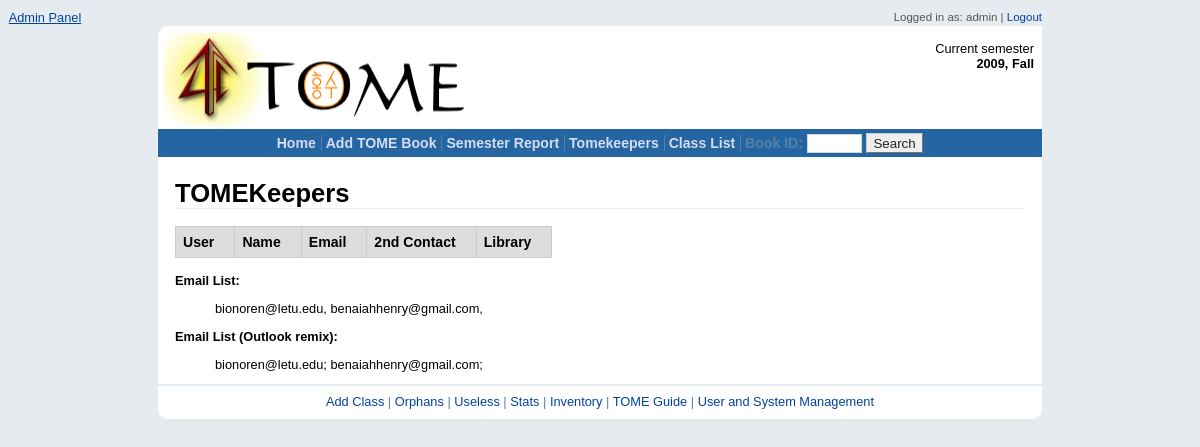
The page /tomekeepers.php (signed in) on the database as committed earlier.
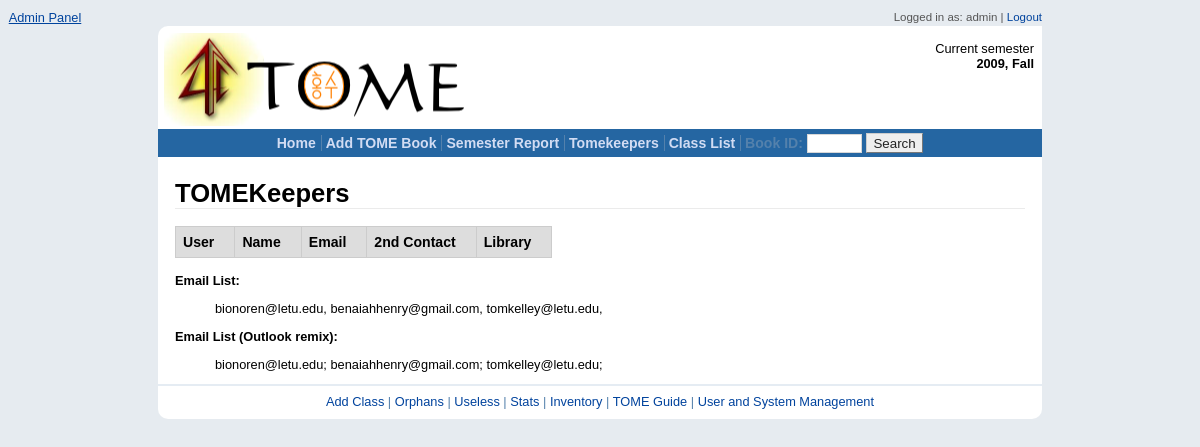
The same page on the database as committed later.
### tables this page shows
CREATE TABLE IF NOT EXISTS `users` (
  `ID` int(11) NOT NULL AUTO_INCREMENT,
  `username` varchar(20) NOT NULL,
  `password` varchar(128) NOT NULL,
  `password_salt` varchar(64) NOT NULL,
  `permissions` tinyint(1) NOT NULL DEFAULT '3',
  `active` tinyint(1) NOT NULL DEFAULT '0',
  `name` varchar(50) NOT NULL,
  `email` varchar(50) NOT NULL,
  `notifications` tinyint(1) NOT NULL,
  `libraryID` int(11) NOT NULL,
  `secondContact` varchar(50) NOT NULL,
  `semester` float unsigned NOT NULL,
  `firstLogin` tinyint(1) NOT NULL DEFAULT '0',
  PRIMARY KEY (`ID`),
  UNIQUE KEY `username` (`username`),
  KEY `name` (`name`,`email`,`libraryID`)
);

### OpenSiteAdmin/scripts/classes/DatabaseManager.php (called while the page is built, shortened)
<?php
    class DatabaseManager {
        protected static $dbObj;
		protected $SQL;
		protected function __construct($user=DB_USER, $pass=DB_PASS, $db=DB_NAME, $host=DB_ROOT) {
			$this->SQL = mysqli_connect($host, $user, $pass) or die('Could not login: ' . mysqli_connect_error());
			if($db != null) {
				mysqli_select_db($this->SQL, $db) or die('Couldn\'t connect to '.$db.'-'.mysqli_error($this->SQL));
			} else {
				$this->database = null;
			}
        }
		static function checkError($query) {
			$result = mysqli_query(DatabaseManager::getLink(), $query);
            return $result;
		}
        static function fetchArray($result) {
            return mysqli_fetch_row($result);
        }
        static function getLink() {
            if(DatabaseManager::$dbObj == null) {
                DatabaseManager::$dbObj = new DatabaseManager();
            }
			return DatabaseManager::$dbObj->getLinkResource();
        }
        function getLinkResource() {
            return $this->SQL;
        }
	}
?>

### tomekeepers.php (the view, shortened to what this page needs)
<?php
   $path = "./";
   require_once($path."header.php");
?>
<h1>TOMEKeepers</h1>
<table class="sortable">
   <thead>
      <tr>
         <th>
            User
         </th>
         <th>
            Name
         </th>
         <th>
            Email
         </th>
         <th>
            2nd Contact
         </th>
         <th>
            Library
         </th>
      </tr>
    </thead>
</table>
<br />
<strong>Email List:</strong>
   <blockquote>
   <?php
      $querry = "SELECT users.email
                 FROM users
                 WHERE users.active = 1;";
      $resultSet = DatabaseManager::checkError($querry);
      $users = array();
      while($row = DatabaseManager::fetchArray($resultSet))
      {
         if($row[0] == '')
            continue;
         $users[] = $row[0];
         print "$row[0], ";
      }
   ?>
   </blockquote>
<strong>Email List (Outlook remix):</strong>
   <blockquote>
      <?php
         foreach($users as $user)
         {
           print "$user; ";
         }
      ?>
   </blockquote>
<?php require_once($path."footer.php"); ?>

### header.php (shortened to what this page needs)
<?php
    function getSemesterName($semester, $fromDateTime=false) {
        if($fromDateTime) {
            $time = strtotime($semester);
            $year = date("Y", $time);
            $tmp = date("n", $time);
            if($tmp <= 5) {
                $ret = "Spring";
            } elseif($tmp <= 8) {
                $ret = "Summer";
            } else {
                $ret = "Fall";
            }
        } else {
            $tmp = explode(".", $semester);
            $year = $tmp[0];
            if($tmp[1] == 75) {
                $ret = "Fall";
            } elseif($tmp[1] == 5) {
                $ret = "Summer";
            } else {
                $ret = "Spring";
            }
        }
        return $year.", ".$ret;
    }
    $username = $_SESSION["username"];
?>
<!DOCTYPE html PUBLIC "-//W3C//DTD XHTML 1.0 Transitional//EN"
"http://www.w3.org/TR/xhtml1/DTD/xhtml1-transitional.dtd">
<html xmlns="http://www.w3.org/1999/xhtml" xml:lang="en" lang="en">
<head>
    <link href="<?php print $path; ?>layout/datepickercontrol.css" type="text/css" rel="stylesheet">
    <link href="<?php print $path; ?>layout/screen.css" media="screen,projection" rel="stylesheet" type="text/css" />
    <link href="<?php print $path; ?>layout/print.css" media="print" rel="stylesheet" type="text/css" />
</head>
<body class="yui-skin-sam">
  <div id="atmosphere">
  <div id="statusbar">Logged in as: <?php print $username; ?> | <a href="<?php print $path; ?>OpenSiteAdmin/scripts/logout.php">Logout</a></div>
  <div id="container">
    <div id="header">
      <div id="banner">
        <h1>&nbsp;</h1>
        <dl id="status">
          <dt>Current semester</dt>
          <dd><?php print getSemesterName($_SESSION["semester"]); ?></dd>
        </dl>
      </div>
      <div id="navigation">
        <ul>
          <li><a href="<?php print $path; ?>">Home</a></li>
          <li><a href="<?php print $path; ?>addtomebook.php">Add TOME Book</a></li>
          <li><a href="<?php print $path; ?>report.php">Semester Report</a></li>
          <li><a href="<?php print $path; ?>tomekeepers.php">Tomekeepers</a></li>
          <li><a href="<?php print $path; ?>classlist.php">Class List</a></li>
          <li><form method="get" action="<?php print $path; ?>bookinfo.php">
          Book ID: <input type="text" size="4" name="id"/> <input type="submit" value="Search" /></form></li>
        </ul>
      </div>
    </div>
    <div id="body">

### footer.php (shortened to what this page needs)
</div>
<div id="footer">
  <a href="<?php print $path; ?>addClass.php">Add Class</a> |
  <a href="<?php print $path; ?>orphans.php">Orphans</a> |
  <a href="<?php print $path; ?>uselessBooks.php">Useless</a> |
  <a href="<?php print $path; ?>stats.php">Stats</a> |
  <a href="<?php print $path; ?>inventory.php">Inventory</a> |
  <a href="<?php print $path; ?>guide.php">TOME Guide</a> |
  <a href="<?php print $path; ?>management.php">User and System Management</a>
</div>
</div>
</div>
<?php if(isset($_SESSION["username"]) && $_SESSION["permissions"] <= 2) { ?>
    <div style="position:absolute; top:10px; left:-30px; width:150px;">
        <a href="<?php print $path; ?>admin/index.php">Admin Panel</a>
    </div>
<?php } ?>
</body>
</html>

### layout/screen.css (style rules this page uses)
body { background-color: rgb(230,235,240); margin: 0; padding: 8px; text-align: center; font-family: "Lucida Grande", "Lucida Sans Unicode", Verdana, Arial, Helvetica, sans-serif; font-size: 80%; }
#atmosphere { width: 890px; margin-left: auto; margin-right: auto; }
#statusbar { color: #555; font-size: .9em; text-align: right; margin: 3px; }
#statusbar a { border: 0; text-decoration: none; }
#container { text-align: center; padding: 4px 0 4px 0; margin: 3px; background-color: #ffffff; -moz-border-radius-topleft: 10px; -moz-border-radius-bottomleft: 10px; -moz-border-radius-bottomright: 10px; -webkit-border-top-left-radius: 10px; -webkit-border-bottom-left-radius: 10px; -webkit-border-bottom-right-radius: 10px; }
#header #banner { background: url(../images/tome.png); background-repeat: no-repeat; background-position: 3px 50%; padding: 15px 5px 15px 5px; margin: 3px; }
#header #banner #status { float: right; width: 30%; margin-top: -70px; font-weight: bold; text-align: right; }
#header #banner #status dt { font-weight: normal; }
#header #navigation { padding: 4px 0 4px 0; text-align: center; clear: both; background-color: rgb(37,102,162); color: #5481AC; font-size: 1.1em; font-weight: bold; }
#header #navigation ul { display: inline; margin: 0; padding: 0; }
#header #navigation ul li { display: inline; }
#header #navigation a { color: #D2DCF3; text-decoration: none; border-right: 1px solid #5481AC; padding-right: 5px; }
#header #navigation form { display: inline; }
div#body { padding: 5px 0 0 0; width: 850px; text-align: left; margin: 0 auto; }
#footer { text-align: center; margin-top: 8px; border-top: 2px solid #E5ECF3; padding: 8px 0 6px 0; width: auto; color: #5481AC; }
#footer a { text-decoration: none; }
a, .link { color: #00439D; text-decoration: underline; }
#body h1 { border-bottom: 1px solid rgb(235,235,235); font-family: Georgia, "Lucida Grande", "Lucida Sans Unicode", Verdana, Arial, Helvetica, sans-serif; }
form { margin-bottom: 0px; }
form input[type=text], form input[type=password], textarea { border: 1px solid #D7D7D7; }
input[type=button], input[type=submit], input[type=reset] { background: #eee; color: #222; border: 1px outset #ccc; padding: .1em .5em }
table { border-collapse: collapse; }
td, th { padding: 0.5em; border: 1px solid #CCC; }
thead, tfoot { background-color: #DDD; }
th { text-align: center; font-size: 1.1em; }
.sortcol { cursor: pointer; padding-right: 20px; background-repeat: no-repeat; background-position: right center; }

### layout/print.css (style rules this page uses)
body { width: 100%; font: 10pt "Times New Roman", "TimesNR", Times, serif !important; background: #FFFFFF !important; margin: 0; padding: 0; }
#statusbar, #header, #header #banner #status, #header #navigation, #footer { display: none; }
#body { width: auto; margin: 0.1em; padding: 0; border: 0; color: black; background: transparent none; }
table { border-collapse: collapse; }
form input { font-size: 0.8em; }

Rows that differ between the two databases and show on the page:
added users: email "tomkelley@letu.edu"
Other text that changed with them:
new list line: "tomkelley@letu.edu ;"
